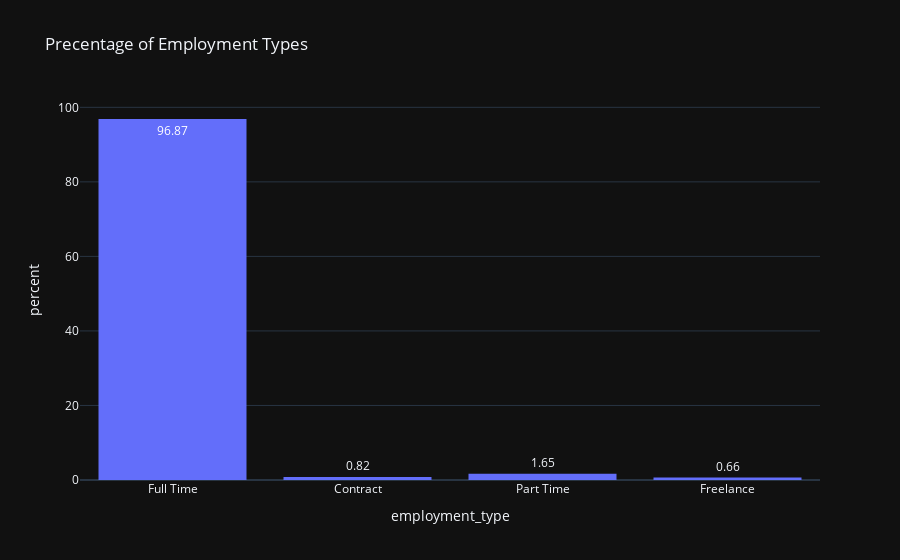

Here is the notebook cell this chart was saved with:
### Code cell
px.histogram(df, x = 'employment_type',histnorm = 'percent', 
             text_auto = '.2f',template = 'plotly_dark', title = 'Precentage of Employment Types')

### Figure 1 — Plotly figure (JSON) as saved in the notebook; plotly's stock layout.template omitted (floating-point values rounded to 4 significant figures; data arrays with more than 128 entries replaced by an {"elided": "..."} marker saying what was removed)
{"data": [{"alignmentgroup": "True", "bingroup": "x", "histnorm": "percent", "hovertemplate": "employment_type=%{x}<br>percent=%{y}<extra></extra>", "legendgroup": "", "marker": {"color": "#636efa", "pattern": {"shape": ""}}, "name": "", "offsetgroup": "", "orientation": "v", "showlegend": false, "texttemplate": "%{value:.2f}", "type": "histogram", "x": {"elided": "607 str values"}, "xaxis": "x", "yaxis": "y"}], "layout": {"barmode": "relative", "legend": {"tracegroupgap": 0}, "title": {"text": "Precentage of Employment Types"}, "xaxis": {"anchor": "y", "domain": [0, 1], "title": {"text": "employment_type"}}, "yaxis": {"anchor": "x", "domain": [0, 1], "title": {"text": "percent"}}}}
